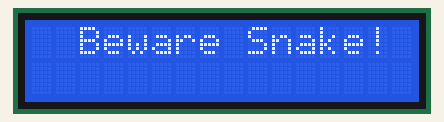
The sketch below on a simulated Arduino Uno, built with avr-gcc and run on an emulated ATmega328P. On the bench: 16×2 character LCD.

Above: at 0.1 s.
At 2.3 s:
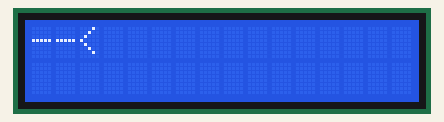
At 3.54 s:
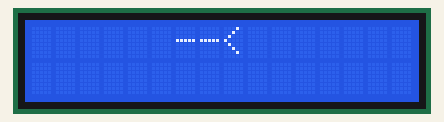
At 6.84 s:
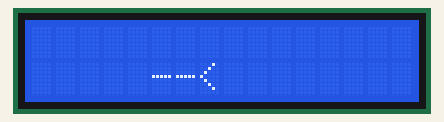
At 10.15 s:
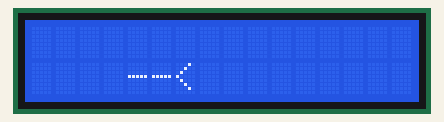
At 13.46 s:
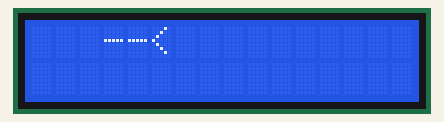

Measured:
- by itself, everything shown: repeats every 10.5 s, in 51 steps

The sketch:

Beware_Snake.ino
```cpp
#include <LiquidCrystal_I2C.h>

LiquidCrystal_I2C lcd(0x27,  16, 2);
void setup() {
  lcd.init();
  lcd.backlight();
  lcd.setCursor(2,0);
  lcd.print("Beware Snake!");
  delay(700);
  lcd.clear();
  delay(700);
    lcd.setCursor(2,0);
  lcd.print("Beware Snake!");
  delay(700);
  lcd.clear();
}

void loop() {
  // put your main code here, to run repeatedly:
  for(int pos1 = 0;pos1<=2;pos1++){
    for(int pos2 =0;pos2<=16;pos2++){
      lcd.setCursor(pos2,pos1);
      lcd.print("--<");
      delay(200);
      lcd.clear();
    }
  }
}
```
